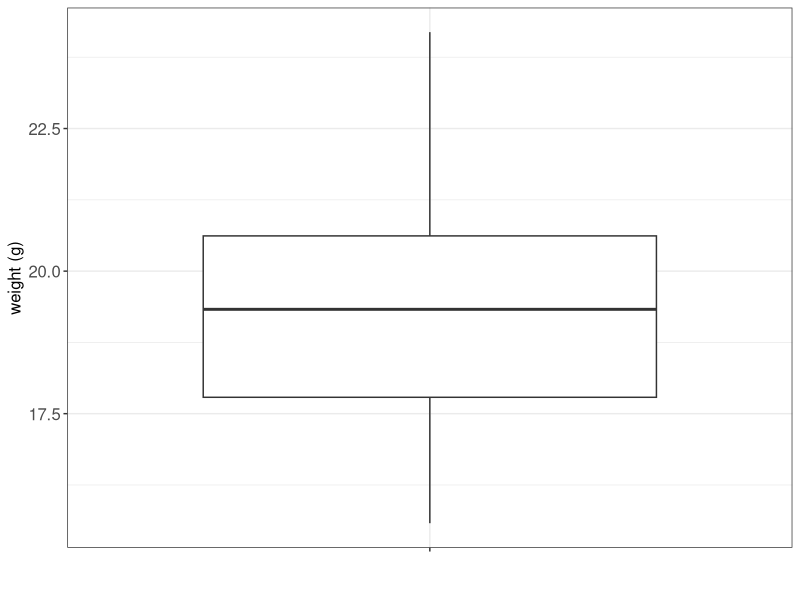
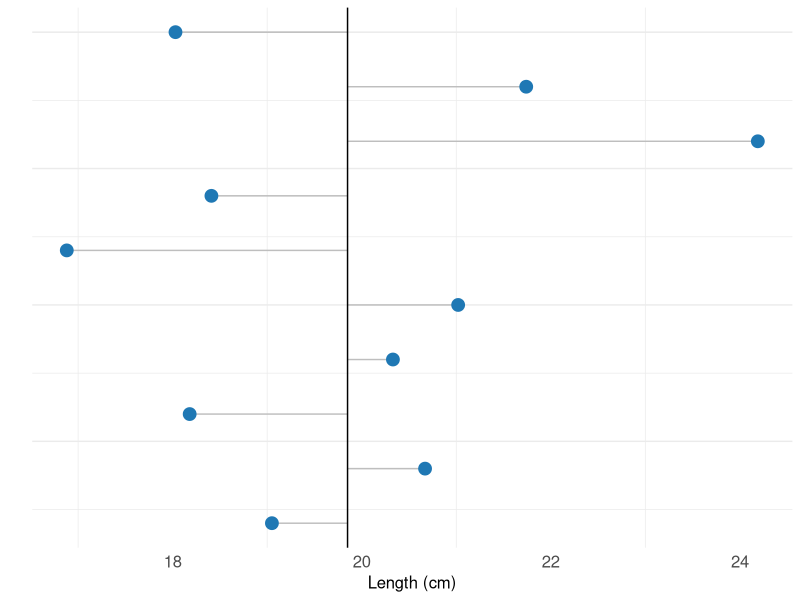

Reproduce these figures in R, in order.
## ---- chunk 1
# load libraries
library(tidyverse)
library(magrittr)
library(kableExtra)
library(ggplot2)
library(gridExtra)
## ---- chunk 2
# read in mice data
data.mice <- read_csv("data/mice.csv")
data.mice <- data.mice %>%
  mutate(weight = round(weight,2))

# narrow data set to week 5 measurements
data.mice.week5 <- data.mice %>%
  filter(week == 5)

# calculate quartiles
data.mice.week5 %>%
  summarise(x = quantile(weight, c(0.25, 0.5, 0.75))) %>%
  print()

## ---- chunk 3
#| fig-cap: Bar plot of mice weights at week 5
#| label: fig-mice-boxplot
#| fig-cap-location: margin
#| fig-width: 4
#| fig-height: 4

# define generic ggplot theme
font.size <- 12
col.blue.light <- "#a6cee3"
col.blue.dark <- "#1f78b4"
my.ggtheme <- theme(axis.title = element_text(size = font.size), 
        axis.text = element_text(size = font.size), 
        legend.text = element_text(size = font.size), 
        legend.title = element_blank(), 
        legend.position = "top") 

data.mice.week5 %>%
  ggplot(aes(x = "", y = weight)) + 
  geom_boxplot() + 
  xlab("") + 
  ylab("weight (g)") + 
  theme_bw() + 
  my.ggtheme

## ---- chunk 4
#| label: fig-var
#| fig-cap: First ten measurments of mice weight at week 5. Grey lines show the distance to the mean value.
#| fig-cap-location: margin

data.xy <- data.mice.week5 %>% 
  slice(1:10) %>%
  rename(y = weight) %>%
  rename(x = id)
  
y.bar <- mean(data.xy$y)

data.xy %>%
ggplot(aes(x=x, y=y)) +
  geom_segment( aes(x=x, xend=x, y=y, yend=y.bar), color="grey") +
  geom_point(color=col.blue.dark, size=4) +
  geom_hline(yintercept=y.bar) + 
  theme_bw() +
  theme(
    panel.grid.major.x = element_blank(),
    panel.border = element_blank(),
    axis.ticks = element_blank(), 
    axis.text.y = element_blank()) +
  xlab("") +
  ylab("Length (cm)") +
  coord_flip() + 
  my.ggtheme


## ---- chunk 5

# get weights measurements at week 5
weight.week5 <- data.mice.week5 %>%
  pull(weight)

# number of observations
n <- length(weight.week5)
  
# calculate mean (arithmetic)
weight.mean <- mean(weight.week5)

# calculate variance following variance equation
sigma2 <- (sum((weight.week5 - weight.mean)^2))/(n)

# calculate standard deviation following standard deviation equation
sigma <- sqrt((sum((weight.week5 - weight.mean)^2))/(n))

# calculate sample standard deviation following sample standard deviation equation
s <- sqrt((sum((weight.week5 - weight.mean)^2))/(n-1))
# sd(weight.week5) # we can alternatively use sd() function

# collect results
v.name <- c("sigma2", "sigma", "s")
v.values <- c(sigma2, sigma, s)
results <- data.frame(stats = v.name, value = v.values)
print(results)
